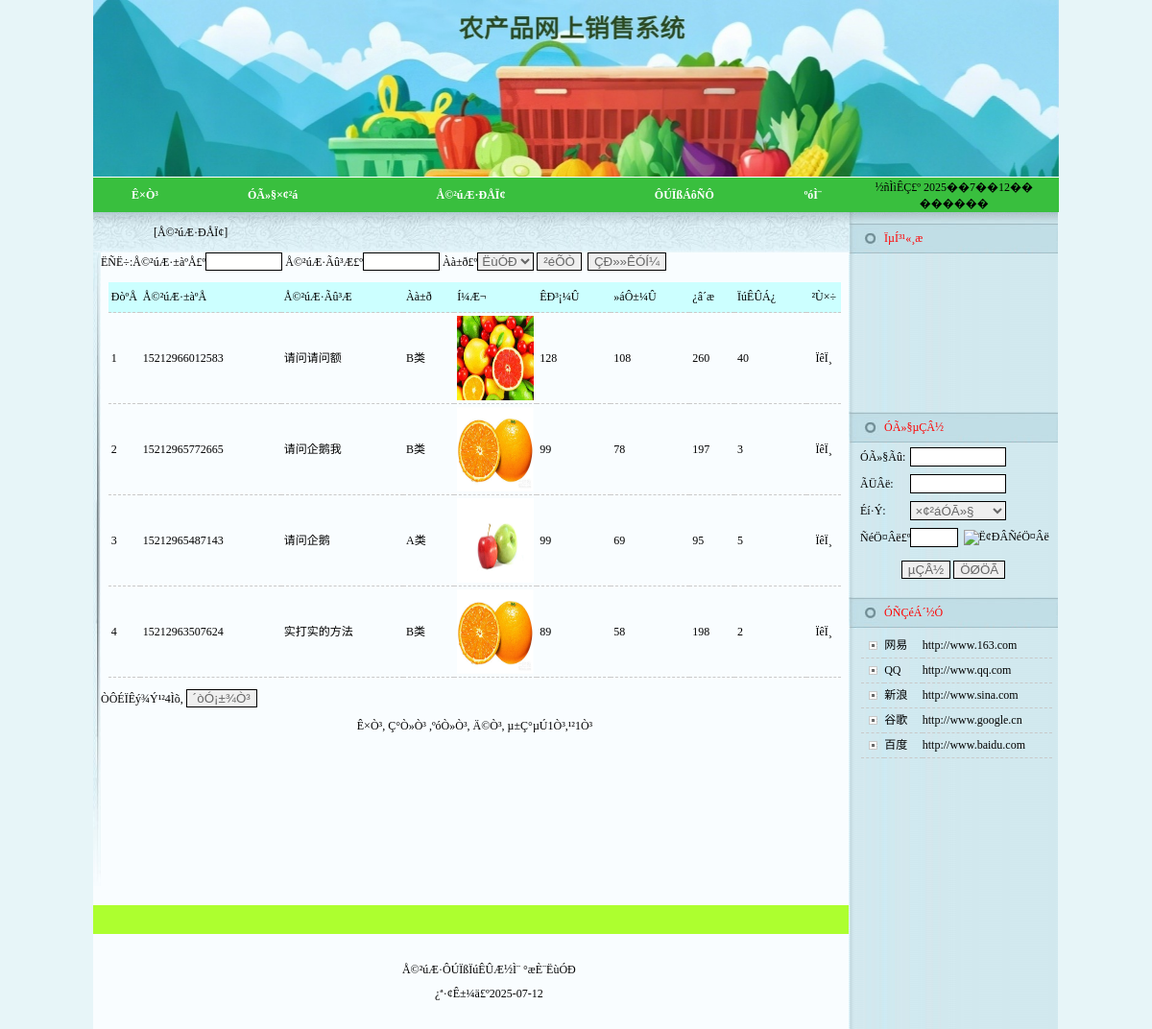
The page /shangpinxinxilist.php on the database its author committed.
### tables this page shows
CREATE TABLE `shangpinxinxi` (
  `id` int(11) NOT NULL AUTO_INCREMENT,
  `shangpinbianhao` varchar(50) DEFAULT NULL,
  `shangpinmingcheng` varchar(50) DEFAULT NULL,
  `leibie` varchar(50) DEFAULT NULL,
  `tupian` varchar(50) DEFAULT NULL,
  `shichangjia` varchar(50) DEFAULT NULL,
  `huiyuanjia` varchar(50) DEFAULT NULL,
  `kucun` int(50) DEFAULT NULL,
  `xiaoshouliang` int(50) DEFAULT NULL,
  `jianjie` varchar(500) DEFAULT NULL,
  `issh` varchar(10) DEFAULT '否',
  `addtime` timestamp NOT NULL DEFAULT CURRENT_TIMESTAMP,
  PRIMARY KEY (`id`)
);

CREATE TABLE `youqinglianjie` (
  `id` int(11) NOT NULL AUTO_INCREMENT,
  `wangzhanmingcheng` varchar(50) DEFAULT NULL,
  `wangzhi` varchar(50) DEFAULT NULL,
  `addtime` timestamp NULL DEFAULT CURRENT_TIMESTAMP,
  `logo` varchar(255) DEFAULT NULL,
  PRIMARY KEY (`id`)
);

### shangpinxinxilist.php (the view, shortened to what the rows shown need)
<html>
<head>
    <LINK href="qtimages/style.css" type=text/css rel=stylesheet>
</head>
<body>
<TABLE cellSpacing=0 cellPadding=0 width=1002 align=center border=0>
    <TBODY>
    <TR>
        <TD>
            <TABLE cellSpacing=0 cellPadding=0 width=1002 border=0>
                <TBODY>
                <TR>
                    <TD vAlign=top width=786>
                        <TABLE cellSpacing=0 cellPadding=0 width=787 bgColor=#f9fdff
                               border=0>
                            <TBODY>
                            <TR>
                                <TD vAlign=top bgColor=#edf7f9 height=74>
                                    <TABLE cellSpacing=0 cellPadding=0 width=787 border=0>
                                        <TBODY>
                                        <TR>
                                            <TD width=100% height="660" vAlign=top bgColor=#f9fdff>
                                                <table width="98%" border="0" align="center" cellpadding="3"
                                                       cellspacing="1" bordercolor="#00FFFF"
                                                       style="border-collapse:collapse" class="newsline">
                                                    <?php
                                                    $sql = "select * from shangpinxinxi where 1=1 ";
                                                    $sql = $sql . " order by id desc";
                                                    $query = mysql_query($sql);
                                                    $rowscount = mysql_num_rows($query);
                                                    if ($rowscount == 0) {
                                                    } else {
                                                        $pagelarge = 10;
                                                        $pagecurrent = $_GET["pagecurrent"];
                                                        if ($rowscount % $pagelarge == 0) {
                                                            $pagecount = $rowscount / $pagelarge;
                                                        } else {
                                                            $pagecount = intval($rowscount / $pagelarge) + 1;
                                                        }
                                                        if ($pagecurrent == "" || $pagecurrent <= 0) {
                                                            $pagecurrent = 1;
                                                        }
                                                        $ddddd = $pagecurrent * $pagelarge;
                                                        if ($pagecurrent == $pagecount) {
                                                            if ($rowscount % $pagelarge == 0) {
                                                                $ddddd = $pagecurrent * $pagelarge;
                                                            } else {
                                                                $ddddd = $pagecurrent * $pagelarge - $pagelarge + $rowscount % $pagelarge;
                                                            }
                                                        }
                                                        for ($i = $pagecurrent * $pagelarge - $pagelarge; $i < $ddddd; $i++) {
                                                            ?>
                                                            <tr>
                                                                <td width="25"><?php echo $i + 1; ?></td>
                                                                <td><?php echo mysql_result($query, $i, shangpinbianhao); ?></td>
                                                                <td><?php echo mysql_result($query, $i, shangpinmingcheng); ?></td>
                                                                <td><?php echo mysql_result($query, $i, leibie); ?></td>
                                                                <td width='80'>
                                                                    <a href="<?php echo mysql_result($query, $i, tupian) ?>" target='_blank'>
                                                                        <img src='<?php echo mysql_result($query, $i, tupian) ?>' width='80' height='88' border='0'>
                                                                    </a>
                                                                </td>
                                                                <td><?php echo mysql_result($query, $i, shichangjia); ?></td>
                                                                <td><?php echo mysql_result($query, $i, huiyuanjia); ?></td>
                                                                <td><?php echo mysql_result($query, $i, kucun); ?></td>
                                                                <td><?php echo mysql_result($query, $i, xiaoshouliang); ?></td>
                                                                <td width="30" align="center"><a
                                                                            href="shangpinxinxidetail.php?id=<?php echo mysql_result($query, $i, "id"); ?>">ÏêÏ¸</a>
                                                                </td>
                                                            </tr>
                                                            <?php
                                                        }
                                                    }
                                                    ?>
                                                </table>
                                            </TD>
                                        </TR>
                                        </TBODY>
                                    </TABLE>
                                </TD>
                            </TR>
                            </TBODY>
                        </TABLE>
                    </TD>
                    <TD vAlign=top width=216
                        background=qtimages/rightbg.jpg><?php include_once 'qtleft.php'; ?>
                    </TD>
                </TR>
                </TBODY>
            </TABLE>
        </TD>
    </TR>
    </TBODY>
</TABLE>
</body>
</html>

### qtleft.php (shortened to what the rows shown need)
<TABLE cellSpacing=0
       cellPadding=0 width="218" border=0>
    <TBODY>
    <TR>
        <TD style="PADDING-LEFT: 7px; PADDING-TOP: 5px" align=middle>
            <table class="newsline" cellspacing="0" cellpadding="0" width="94%"
                   align="center" border="0">
                <tbody>
                <?php
                $sql = "select * from youqinglianjie order by id desc";
                $query = mysql_query($sql);
                $rowscount = mysql_num_rows($query);
                if ($rowscount > 0) {
                    for ($i = 0; $i < $rowscount; $i++) {
                        ?>
                        <tr>
                            <td width="12%" height="25" align="center"><span class="STYLE2"><img src="qtimages/1.jpg"/></span>
                            </td>
                            <td width="20%" height="25"><a href="<?php echo mysql_result($query, $i, "wangzhi"); ?>"
                                                           target="_blank"><?php echo mysql_result($query, $i, "wangzhanmingcheng"); ?></a>
                            </td>
                            <td width="68%" height="25"><a href="<?php echo mysql_result($query, $i, "wangzhi"); ?>"
                                                           target="_blank"><?php echo mysql_result($query, $i, "wangzhi"); ?></a>
                            </td>
                        </tr>
                        <?php
                    }
                }
                ?>
                </tbody>
            </table>
        </TD>
    </TR>
    </TBODY>
</TABLE>

### rows shown on the page
shangpinxinxi: shangpinbianhao "15212966012583", shangpinmingcheng "请问请问额", leibie "B类", tupian (picture), shichangjia "128", huiyuanjia "108", kucun "260", xiaoshouliang "40"
shangpinxinxi: shangpinbianhao "15212965772665", shangpinmingcheng "请问企鹅我", leibie "B类", tupian (picture), shichangjia "99", huiyuanjia "78", kucun "197", xiaoshouliang "3"
shangpinxinxi: shangpinbianhao "15212965487143", shangpinmingcheng "请问企鹅", leibie "A类", tupian (picture), shichangjia "99", huiyuanjia "69", kucun "95", xiaoshouliang "5"
shangpinxinxi: shangpinbianhao "15212963507624", shangpinmingcheng "实打实的方法", leibie "B类", tupian (picture), shichangjia "89", huiyuanjia "58", kucun "198", xiaoshouliang "2"
youqinglianjie: wangzhanmingcheng "网易", wangzhi "http://www.163.com"
youqinglianjie: wangzhanmingcheng "QQ", wangzhi "http://www.qq.com"
youqinglianjie: wangzhanmingcheng "新浪", wangzhi "http://www.sina.com"
youqinglianjie: wangzhanmingcheng "谷歌", wangzhi "http://www.google.cn"
youqinglianjie: wangzhanmingcheng "百度", wangzhi "http://www.baidu.com"

### other values the page prints
$rowscount "4"
$pagecurrent "1"
$pagecount "1"
